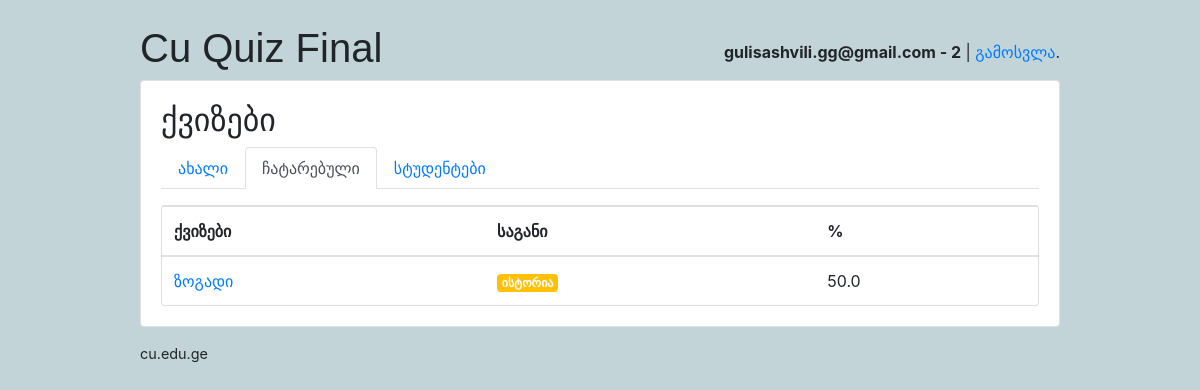
/students/taken/ (signed in), run on the app's committed database.
### classroom/models.py (models this page shows, shortened)
class User(AbstractUser):
    is_student = models.BooleanField(default=False)
    is_teacher = models.BooleanField(default=False)
    username = models.CharField(error_messages={'unique': 'მომხმარებლის სახელი დაკავებულია.'}, max_length=150, unique=True, verbose_name='მომხმარებლის სახელი')

class Student(models.Model):
    user = models.OneToOneField(User, on_delete=models.CASCADE, primary_key=True)
    quizzes = models.ManyToManyField(Quiz, through='TakenQuiz')
    interests = models.ManyToManyField(Subject, related_name='interested_students')
    score = models.IntegerField(default=0)

class TakenQuiz(models.Model):
    student = models.ForeignKey(Student, on_delete=models.CASCADE, related_name='taken_quizzes')
    quiz = models.ForeignKey(Quiz, on_delete=models.CASCADE, related_name='taken_quizzes')
    score = models.IntegerField()
    percentage = models.FloatField()
    date = models.DateTimeField(auto_now_add=True)

class Quiz(models.Model):
    owner = models.ForeignKey(User, on_delete=models.CASCADE, related_name='quizzes')
    name = models.CharField("დასახელება", max_length=255)
    subject = models.ForeignKey(Subject, on_delete=models.CASCADE, verbose_name=u'საგანი',
                                related_name='quizzes')

class Subject(models.Model):
    name = models.CharField(max_length=30)
    color = models.CharField(max_length=7, default='#007bff')
    def get_html_badge(self):
        name = escape(self.name)
        color = escape(self.color)
        html = '<span class="badge badge-primary" style="background-color: %s">%s</span>' % (color, name)
        return mark_safe(html)

### classroom/views/students.py (the view)
# urls.py: path('taken/', students.TakenQuizListView.as_view(), name='taken_quiz_list'),
@method_decorator([login_required, student_required], name='dispatch')
class TakenQuizListView(ListView):
    model = TakenQuiz
    context_object_name = 'taken_quizzes'
    template_name = 'classroom/students/taken_quiz_list.html'
    def get_queryset(self):
        queryset = self.request.user.student.taken_quizzes \
            .select_related('quiz', 'quiz__subject') \
            .order_by('quiz__name')
        return queryset

### classroom/templates/classroom/students/taken_quiz_list.html
{% extends 'base.html' %}
{% block content %}
  {% include 'classroom/students/_header.html' with active='taken' %}
  <div class="card">
    <table class="table mb-0">
      <thead>
        <tr>
          <th>ქვიზები</th>
          <th>საგანი</th>
          <th>%</th>
        </tr>
      </thead>
      <tbody>
        {% for taken_quiz in taken_quizzes %}
          <tr>
            <td><a href="{% url 'students:student_quiz_results' taken_quiz.quiz.id %}">{{ taken_quiz.quiz.name }}</a></td>
            <td>{{ taken_quiz.quiz.subject.get_html_badge }}</td>
            <td>{{ taken_quiz.percentage }}</td>
          </tr>
        {% empty %}
          <tr>
            <td class="bg-light text-center font-italic" colspan="3">თქვენ ჯერ არ შეგისრულებიათ არცერთი ქვიზი</td>
          </tr>
        {% endfor %}
      </tbody>
    </table>
  </div>
{% endblock %}

### templates/base.html (shortened to what this page needs)
{% load static %}<!doctype html>
<html lang="en">
  <head>
    <link rel="stylesheet" href="{% static 'css/bootstrap.min.css' %}">
    <link rel="stylesheet" type="text/css" href="{% static 'css/app.css' %}">
    {% if user.is_authenticated and user.is_teacher %}
      <link rel="stylesheet" type="text/css" href="{% static 'css/teachers.css' %}">
    {% else %}
      <link rel="stylesheet" type="text/css" href="{% static 'css/students.css' %}">
    {% endif %}
  </head>
  <body>
    <div class="container my-4">
      <div class="row justify-content-center">
        <div class="col-md-10 col-sm-12">
          <div class="row">
            <div class="col-6">
              <h1 class="logo">
                <a href="{% url 'home' %}">
                  Cu Quiz Final
                </a>
              </h1>
            </div>
            <div class="col-6 text-right">
              {% if user.is_authenticated %}
                <p class="pt-3"><strong>{{ user.username }}{% if user.is_student %} - {{user.student.score}}{% endif %}</strong> | <a href="{% url 'logout' %}">გამოსვლა</a>.</p>
              {% else %}
                <a href="{% url 'login' %}" class="btn btn-light" role="button">შესვლა</a>
                <a href="{% url 'signup' %}" class="btn btn-primary" role="button">რეგისტრაცია</a>
              {% endif %}
            </div>
          </div>
          <div class="card mb-3">
            <div class="card-body">
              {% block content %}
              {% endblock %}
            </div>
          </div>
          <footer>
            <a href="https://cu.edu.ge">cu.edu.ge</a>
          </footer>
        </div>
      </div>
    </div>
  </body>
</html>

### static/css/app.css (style rules this page uses)
.logo { font-family: 'Muli', sans-serif; }
.logo a { color: #212529; text-decoration: none; }
footer { font-size: .9rem; }
footer a { color: #212529; }

### static/css/students.css (style rules this page uses)
body { background-color: #c2d4d8; }

### data on the page
User: username "gulisashvili.gg@gmail.com", student.score "2"
TakenQuiz: quiz.name "ზოგადი", quiz.subject.get_html_badge "ისტორია", percentage "50.0"
